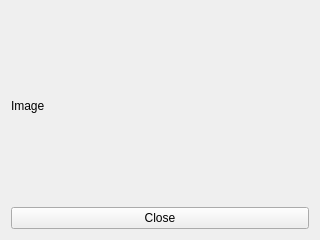
<?xml version="1.0" encoding="UTF-8"?>
<ui version="4.0">
 <class>About</class>
 <widget class="QWidget" name="About">
  <property name="geometry">
   <rect>
    <x>0</x>
    <y>0</y>
    <width>320</width>
    <height>240</height>
   </rect>
  </property>
  <property name="windowTitle">
   <string>About</string>
  </property>
  <layout class="QVBoxLayout" name="verticalLayout">
   <item>
    <widget class="QLabel" name="la_show">
     <property name="text">
      <string>Image</string>
     </property>
    </widget>
   </item>
   <item>
    <widget class="QPushButton" name="btn_close">
     <property name="text">
      <string>Close</string>
     </property>
    </widget>
   </item>
  </layout>
 </widget>
 <resources/>
 <connections/>
</ui>
